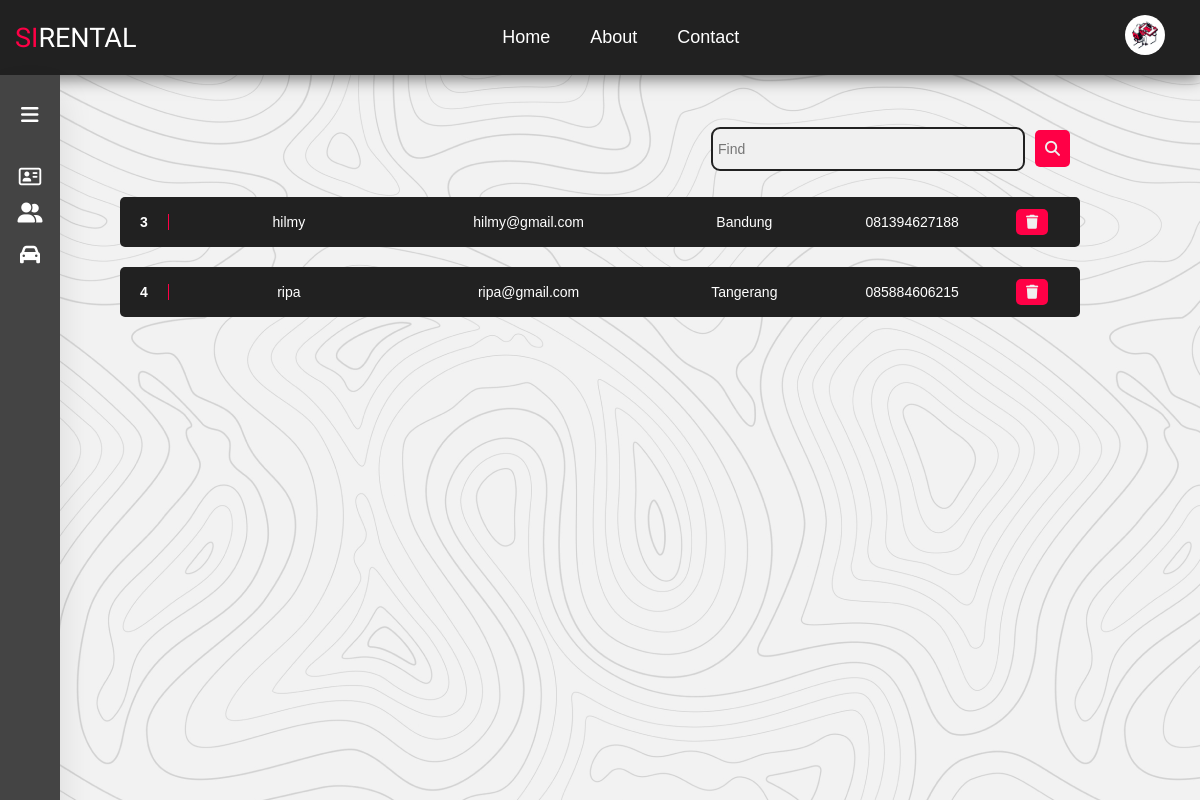
The page /manage.php (signed in) on the database as committed earlier.
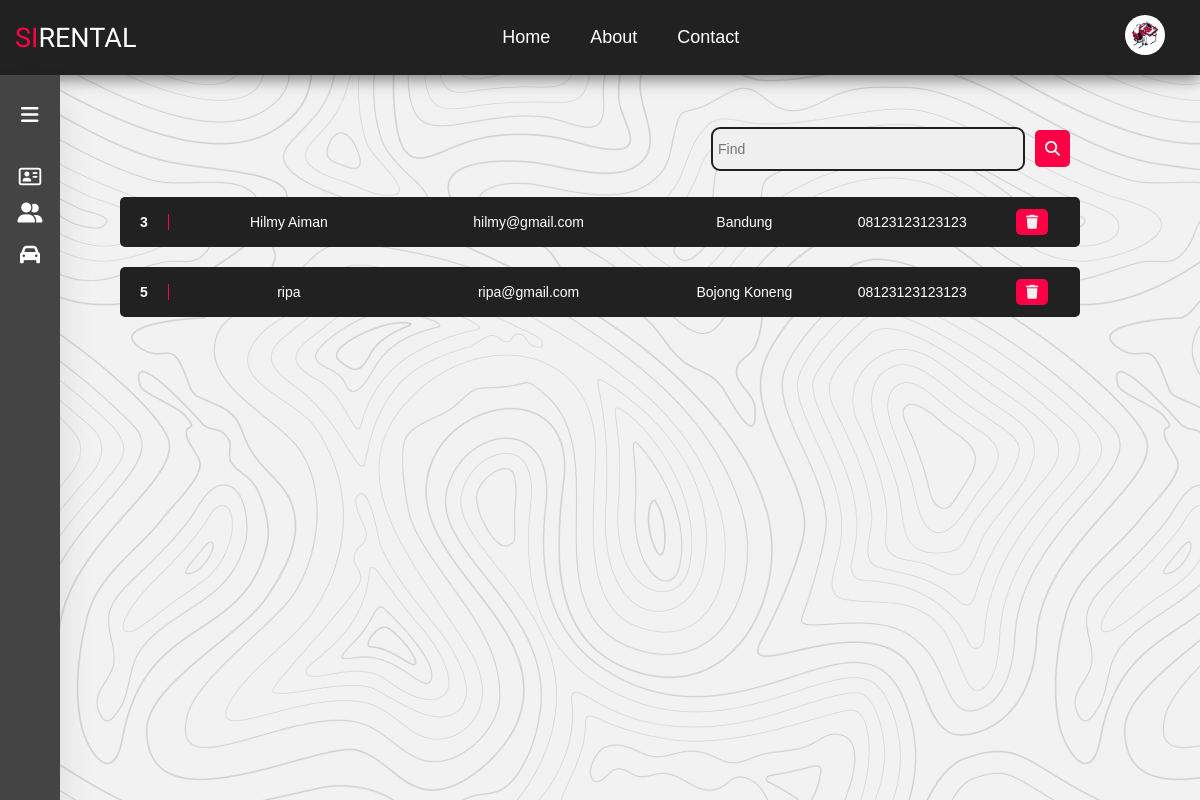
The same page on the database as committed later.
### tables this page shows
CREATE TABLE IF NOT EXISTS `users` (
  `user_id` int(11) NOT NULL AUTO_INCREMENT,
  `user_name` varchar(50) DEFAULT NULL,
  `user_email` varchar(30) NOT NULL,
  `user_password` varchar(16) NOT NULL,
  `user_address` varchar(50) DEFAULT NULL,
  `user_phone` varchar(50) DEFAULT NULL,
  `user_gender` char(50) DEFAULT NULL,
  `user_level` int(11) NOT NULL,
  PRIMARY KEY (`user_id`),
  UNIQUE KEY `user_email` (`user_email`)
);

### manage.php (the view, shortened to what this page needs)
<?php
$location = "Manage";
include('layouts/navbar.php');
include('layouts/sidebar.php');
$level = $_GET['user_level'];
if ($level == "Member") {
  if (isset($_POST['find']) && $_POST['keyword'] != '') {
    $keyword = $_POST['keyword'];
    $q = "SELECT * FROM users
    WHERE user_level = 1 AND
    (user_name LIKE '%$keyword%' OR
    user_email LIKE '%$keyword%' OR
    user_address LIKE '%$keyword%')";
  } else {
    $q = 'SELECT * FROM users WHERE user_level = 1';
  }
} else {
  if (isset($_POST['find'])) {
    $keyword = $_POST['keyword'];
    $q = "SELECT * FROM users
    WHERE user_level = 2 AND
    (user_name LIKE '%$keyword%' OR
    user_email LIKE '%$keyword%' OR
    user_address LIKE '%$keyword%')";
  } else {
    $q = 'SELECT * FROM users WHERE user_level = 2';
  }
}
$result = mysqli_query($conn, $q);
?>
<section>
  <div class="container-manage">
    <div class="content-manage">
      <div class="manage-head">
        <div>
          <form action="" method="POST">
            <div class="search_field">
              <input type="text" name="keyword" placeholder="Find">
              <div>
                <button class="find_btn" name="find"><i class="fa-solid fa-magnifying-glass"></i></button>
              </div>
            </div>
          </form>
        </div>
      </div>
      <?php while ($row = mysqli_fetch_assoc($result)) { ?>
        <div class="content-data">
          <div class="col-id">
            <?php echo $row['user_id'] ?>
          </div>
          <div class="col-name">
            <?php echo $row['user_name'] ?>
          </div>
          <div class="col-email">
            <?php echo $row['user_email'] ?>
          </div>
          <div class="col-address">
            <?php echo $row['user_address'] ?>
          </div>
          <div class="col-phone">
            <?php echo $row['user_phone'] ?>
          </div>
          <div class="col-action">
            <a href="actionDelete.php?user_id=<?php echo $row['user_id']; ?>" role="button" onclick="return confirm('This data will be deleted?')">
              <i class="fa-solid fa-trash"></i>
            </a>
          </div>
        </div>
      <?php } ?>
    </div>
  </div>
</section>

### layouts/navbar.php (shortened to what this page needs)
<?php
if (isset($_SESSION['logged_in'])) {
  $user_id = $_SESSION['user_id'];
  $user_level = $_SESSION['user_level'];
} else {
  $user_level = -1;
}
?>
<!DOCTYPE html>
<html lang="en">
<head>
  <link rel="stylesheet" href="style/style.css" />
</head>
<body>
  <header>
    <div class="nav-container">
      <nav class="wrapper">
        <div class="brand">
          <a href="index.php">
            <div class="firstname">SI</div>
            <div class="lastname">RENTAL</div>
          </a>
        </div>
        <ul class="navigation">
          <li>
            <a href="index.php" class="<?php if ($location == '0') {
                                          echo 'active';
                                        } ?>">Home</a>
          </li>
          <li>
            <a href="about.php" class="<?php if ($location == '1') {
                                          echo 'active';
                                        } ?>">About</a>
          </li>
          <li>
            <a href="contact.php" class="<?php if ($location == '2') {
                                            echo 'active';
                                          } ?>">Contact</a>
          </li>
        </ul>
        <?php if (!isset($_SESSION['logged_in'])) { ?>
          <ul class="navigation">
            <li><a href="login.php">Login</a></li>
            <li><a href="register.php" class="btn-red">Register</a></li>
          </ul>
        <?php } else { ?>
          <?php if ($_SESSION['user_level'] == 0) { ?>
            <ul class="navigation">
              <li>
                <a href="profile.php?user_id=<?php echo $user_id ?>">
                  <img src="./assets/icon/Admin.png" alt="" width="40px" style="border-radius: 100%;">
                </a>
              </li>
            </ul>
          <?php } else if ($_SESSION['user_level'] == 1) { ?>
            <ul class="navigation">
              <li>
                <a href="profile.php?user_id=<?php echo $user_id ?>">
                  <img src="./assets/icon/Member.png" alt="" width="40px" style="border-radius: 100%;">
                </a>
                <ul class="dropdown">
                  <li type="border"><a href="profile.php?user_id=<?php echo $user_id ?>">Profile</a></li>
                  <li><a href="index.php?logout=1" id=logout-btn>Logout</a></li>
                </ul>
              </li>
            </ul>
          <?php } else if ($_SESSION['user_level'] == 2) { ?>
            <ul class="navigation">
              <li>
                <a href="profile.php?user_id=<?php echo $user_id ?>">
                  <img src="./assets/icon/Customer.png" alt="" width="40px" style="border-radius: 100%;">
                </a>
                <ul class="dropdown">
                  <li type="border"><a href="profile.php?user_id=<?php echo $user_id ?>">Profile</a></li>
                  <li><a href="index.php?logout=1" id=logout-btn>Logout</a></li>
                </ul>
              </li>
            </ul>
          <?php } ?>
        <?php } ?>
      </nav>
    </div>
  </header>

### layouts/sidebar.php (shortened to what this page needs)
<!DOCTYPE html>
<html lang="en">
<head>
  <link rel="stylesheet" href="/style/style.css" />
</head>
<body>
  <?php if ($user_level == 0) { ?>
    <div class="sidebar">
      <ul>
        <li>
          <div class="menu">
            <i class="fa-solid fa-bars" id="btn"></i>
          </div>
        </li>
        <li>
          <a href="manage.php?user_level=Member">
            <i class="fa-regular fa-address-card"></i>
          </a>
        </li>
        <li>
          <a href="manage.php?user_level=Customer">
            <i class="fa-solid fa-user-group fa-sm"></i>
          </a>
        </li>
        <li>
          <a href="cars.php">
            <i class="fa-solid fa-car"></i>
          </a>
        </li>
      </ul>
    </div>
  <?php } else if ($user_level == 1) { ?>
    <div class="sidebar">
      <ul>
        <li>
          <div class="menu">
            <i class="fa-solid fa-bars" id="btn"></i>
            <h3>Menu</h3>
          </div>
        </li>
        <li>
          <a href="cars.php">
            <i class="fa-solid fa-car"></i>
            <span class="sidebar-item">My Cars</span>
          </a>
        </li>
        <li>
          <a href="#">
            <i class="fa-solid fa-clock-rotate-left"></i>
            <span class="sidebar-item">History</span>
          </a>
        </li>
      </ul>
    </div>
  <?php } else if ($user_level == 2) { ?>
    <div class="sidebar">
      <ul>
        <li>
          <div class="menu">
            <i class="fa-solid fa-bars" id="btn"></i>
            <h3>Menu</h3>
          </div>
        </li>
        <li>
          <a href="cars.php">
            <i class="fa-solid fa-car"></i>
            <span class="sidebar-item">Find Car</span>
          </a>
        </li>
        <li>
          <a href="#">
            <i class="fa-solid fa-car-on"></i>
            <span class="sidebar-item">On Rent</span>
          </a>
        </li>
        <li>
          <a href="#">
            <i class="fa-solid fa-clock-rotate-left"></i>
            <span class="sidebar-item">History</span>
          </a>
        </li>
      </ul>
    </div>
  <?php } ?>
</body>
</html>

### style/style.css (style rules this page uses)
*, body { margin: 0; padding: 0; }
.nav-container { position: fixed; display: flex; width: 100%; background-color: #212121; font-family: "Poppins", sans-serif; }
.search_field { display: flex; align-items: center; justify-content: center; }
.search_field > input { width: 300px; color: black; padding: 0 5px; height: 40px; font-size: 14px; border: none; background: #f0f0f0; border-radius: 9px; border: 2px solid #212121; }
.find_btn { background-color: #ff0046; border: none; color: #f0f0f0; padding: 10px; margin: 10px; border-radius: 5px; font-size: 15px; cursor: pointer; }
.wrapper { font-family: "Poppins", sans-serif; display: flex; justify-content: space-between; align-items: center; padding: 15px; width: 100%; font-size: 18px; height: 45px; background-color: #212121; box-shadow: 0 4px 15px 0 rgba(0, 0, 0, 0.5); }
.brand { display: flex; align-items: center; flex-direction: row; font-size: 1.5em !important; font-family: "Goldman", cursive !important; }
.brand > a { text-decoration: none; display: flex; flex-direction: row; }
.firstname { color: #ff0046; }
.lastname { color: #ffffff; }
.navigation { display: flex; justify-content: center; align-items: center; }
.navigation > li { list-style-type: none; padding: 20px; }
.navigation > li > a { color: #ffffff; text-decoration: none; }
.sidebar { position: fixed; left: 0; top: 75px; justify-content: center; background-color: #444444; height: 100vh; width: 60px; transition: width 0.2s linear; font-family: "Poppins", sans-serif; overflow: hidden; box-shadow: 0 20px 35px rgba(0, 0, 0, 0.1); }
.menu { display: flex; color: #ffffff; position: relative; padding: 30px 0 30px 21px; width: 200px; }
.menu i { font-size: 20px; text-align: center; }
.sidebar ul li a { position: relative; color: #ffffff; text-decoration: none; font-size: 14px; display: table; width: 200px; padding: 10px; border-bottom: 1px solid #444444; }
.sidebar ul li a i { position: relative; width: 40px; font-size: 20px; text-align: center; }
.container-manage { color: #212121; display: flex; flex-direction: row; font-family: "Poppins", sans-serif; padding-top: 10vh; height: 90vh; width: 100%; background-color: #f0f0f0; background-image: url("../assets/background/topo-transparent.png"); justify-content: center; text-align: center; }
.manage-head { display: flex; flex-direction: row; align-items: center; justify-content: space-between; }
.content-manage { margin-top: 40px; font-size: 14px; display: flex; flex-direction: column; width: 80%; }
.content-data { display: flex; width: 100%; height: 50px; background-color: #212121; color: #ffffff; align-items: center; margin-top: 20px; border-radius: 5px; }
.col-id { font-weight: bold; width: 5%; text-align: center; border-right: 1px solid #ff0046; }
.col-name { width: 25%; text-align: center; }
.col-email { width: 25%; text-align: center; }
.col-address { width: 20%; text-align: center; }
.col-phone { width: 15%; text-align: center; }
.col-action { width: 10%; text-align: center; justify-content: center; }
.col-action a { background-color: #ff0046; padding: 5px 10px; border-radius: 5px; color: #f0f0f0; }

Rows that differ between the two databases and show on the page:
removed users: user_id "4", user_name "ripa", user_email "ripa@gmail.com", user_address "Tangerang", user_phone "085884606215"
changed users "hilmy@gmail.com": user_name "hilmy" → "Hilmy Aiman"; user_phone "081394627188" → "08123123123123"
added users: user_id "5", user_name "ripa", user_email "ripa@gmail.com", user_address "Bojong Koneng", user_phone "08123123123123"
